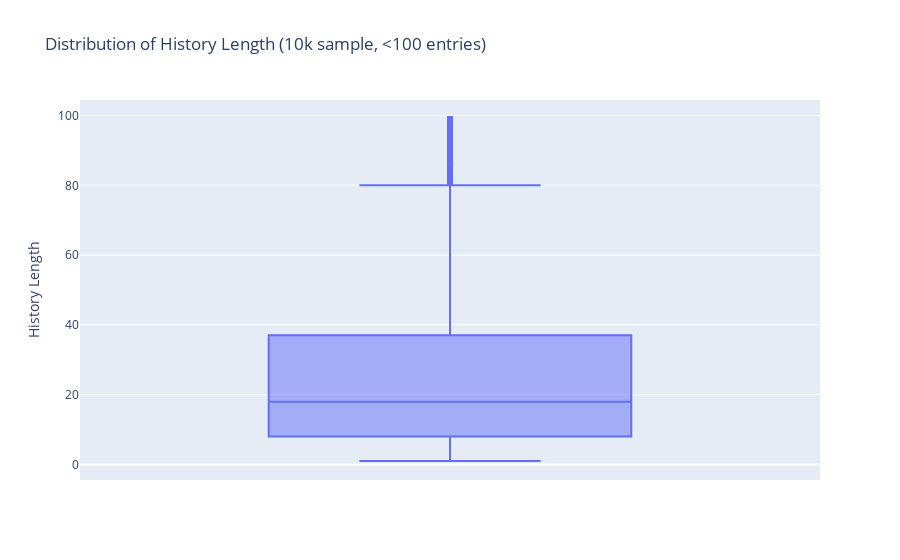

Source (notebook cell):
### Code cell
# Distribution of amount of history per user
filtered_data = behavior_data[behavior_data['history'].str.split(' ').str.len() < 100]

sample_size = min(10000, len(filtered_data))
sampled_data = filtered_data.sample(n=sample_size, random_state=42)

history_length = sampled_data['history'].str.split(' ').str.len()
fig = px.box(
    y=history_length,
    title="Distribution of History Length (10k sample, <100 entries)",
    labels={'y': 'History Length'},
)
fig.show()

### Figure 1 — Plotly figure (JSON) as saved in the notebook; plotly's stock layout.template omitted (floating-point values rounded to 4 significant figures; data arrays with more than 128 entries replaced by an {"elided": "..."} marker saying what was removed)
{"data": [{"alignmentgroup": "True", "hovertemplate": "History Length=%{y}<extra></extra>", "legendgroup": "", "marker": {"color": "#636efa"}, "name": "", "notched": false, "offsetgroup": "", "orientation": "v", "showlegend": false, "type": "box", "x0": " ", "xaxis": "x", "y": {"elided": "10000 int values"}, "y0": " ", "yaxis": "y"}], "layout": {"boxmode": "group", "legend": {"tracegroupgap": 0}, "title": {"text": "Distribution of History Length (10k sample, <100 entries)"}, "xaxis": {"anchor": "y", "domain": [0, 1]}, "yaxis": {"anchor": "x", "domain": [0, 1], "title": {"text": "History Length"}}}}
